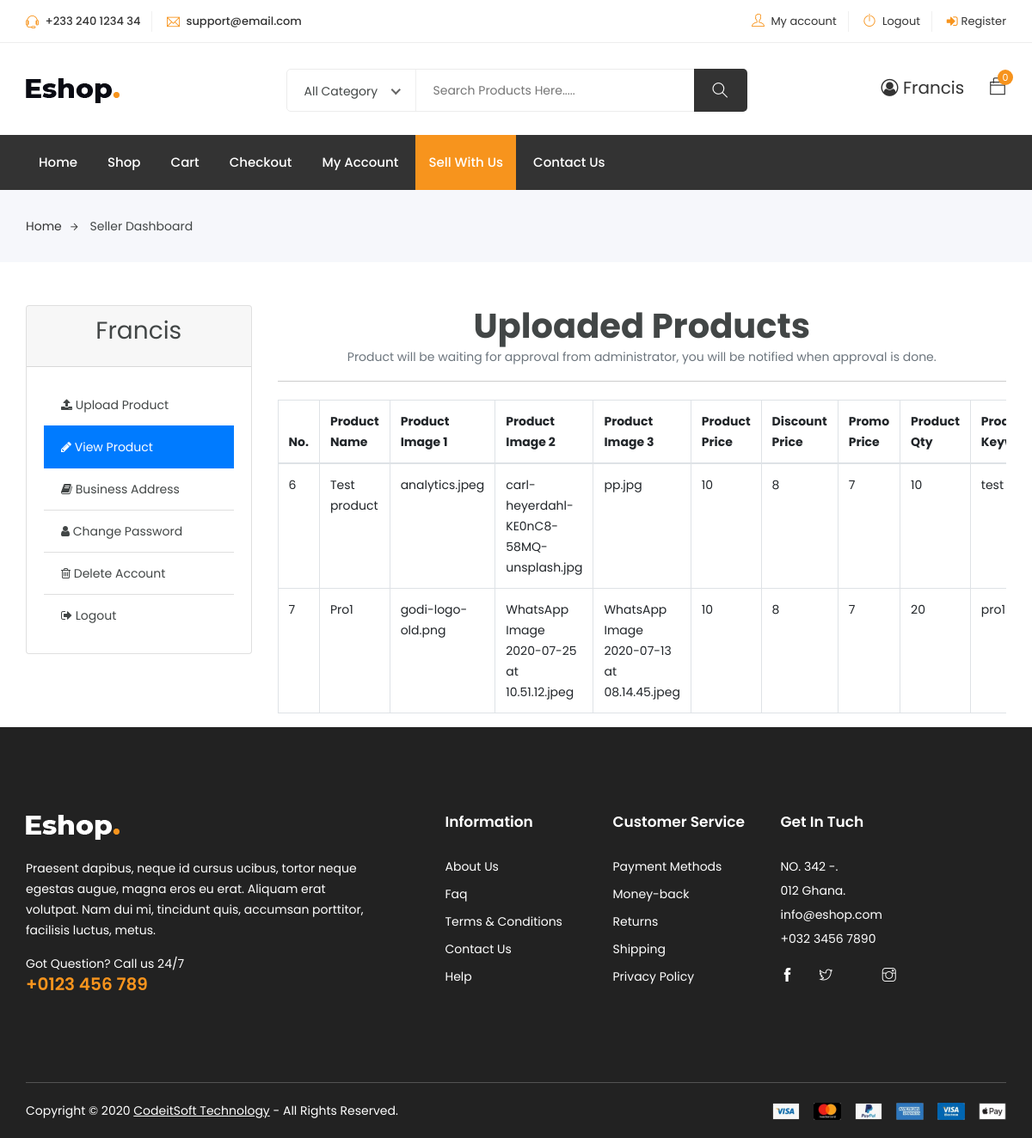
The app's page /seller_dashboard.php?view_product_uploads (signed in) with its own data.
### tables this page shows
CREATE TABLE `pending_approvals` (
  `pending_id` int(11) NOT NULL,
  `p_cat_id` int(11) NOT NULL,
  `cat_id` int(11) NOT NULL,
  `seller_id` int(11) NOT NULL,
  `date` timestamp NOT NULL DEFAULT CURRENT_TIMESTAMP ON UPDATE CURRENT_TIMESTAMP,
  `product_title` text NOT NULL,
  `product_img1` text NOT NULL,
  `product_img2` text NOT NULL,
  `product_img3` text NOT NULL,
  `product_price` int(100) NOT NULL,
  `discount_price` int(100) NOT NULL,
  `promo_price` int(100) NOT NULL,
  `product_qty` int(255) NOT NULL,
  `product_keywords` text NOT NULL,
  `product_status` varchar(50) NOT NULL,
  `product_specs` text NOT NULL,
  `product_desc` text NOT NULL,
  `approval_status` varchar(100) NOT NULL
);

### view_product_uploads.php (the view, shortened to what this page needs)
<center style="margin-top: 50px;">
	<h1>Uploaded Products</h1>
	<p class="text-muted">
		Product will be waiting for approval from administrator, you will be notified when approval is done.
	</p>
</center>
<hr>
<div class="table-responsive">
 <table id="example1" class="table table-bordered table-hover">
                <thead>
                <tr>
                  <th>No.</th>
                  <th>Product Name</th>
                  <th>Product Image 1</th>
                  <th>Product Image 2</th>
                  <th>Product Image 3</th>
                  <th>Product Price</th>
                  <th>Discount Price</th>
                  <th>Promo Price</th>
                  <th>Product Qty</th>
                  <th>Product Keywords</th>
                </tr>
                </thead>
                <tbody>
               <?php
               $customer_session = $_SESSION['customer_name'];
               $get_customer = "SELECT * FROM customers WHERE customer_name ='$customer_session'";
               $run_customer = mysqli_query($db, $get_customer);
               $row_customer = mysqli_fetch_array($run_customer);
               $customer_id = $row_customer['customer_id'];
              $get_approvals = "SELECT * FROM pending_approvals WHERE Seller_id = '$customer_id'";
              $run_approvals = mysqli_query($db, $get_approvals);
        while($row_approvals = mysqli_fetch_array($run_approvals))
        {
            $pending_id    = $row_approvals['pending_id'];
            $product_title = $row_approvals['product_title'];
            $product_img1  = $row_approvals['product_img1'];
            $product_img2  = $row_approvals['product_img2'];
            $product_img3  = $row_approvals['product_img3'];
            $product_price = $row_approvals['product_price'];
            $discount_price = $row_approvals['discount_price'];
            $promo_price    = $row_approvals['promo_price'];
            $product_qty    = $row_approvals['product_qty'];
            $product_keywords = $row_approvals['product_keywords'];
       ?>
      <tr>
        <td><?php echo $pending_id; ?></td>
        <td><?php echo $product_title; ?></td>
        <td><?php echo $product_img1; ?></td>
        <td><?php echo $product_img2; ?></td>
        <td><?php echo $product_img3; ?></td>
        <td><?php echo $product_price; ?></td>
        <td><?php echo $discount_price; ?></td>
        <td><?php echo $promo_price; ?></td>
        <td><?php echo $product_qty; ?></td>
        <td><?php echo $product_keywords; ?></td>
      </tr>
    <?php } ?>
      </tbody>
  </table>
</div>

### includes/shop_header.php (shortened to what this page needs)
<?php
 include("includes/db_conn.php");
 include("functions/functions.php");
 ?>
<!DOCTYPE html>
<html lang="en">
<head>
	<link rel="stylesheet" href="css/bootstrap.css">
	<link rel="stylesheet" type="text/css" href="css/bootstrap.min.css">
    <link rel="stylesheet" href="css/magnific-popup.min.css">
    <link rel="stylesheet" href="css/font-awesome.css">
	<link rel="stylesheet" href="css/jquery.fancybox.min.css">
    <link rel="stylesheet" href="css/themify-icons.css">
    <link rel="stylesheet" href="css/jquery-ui.css">
    <link rel="stylesheet" href="css/niceselect.css">
    <link rel="stylesheet" href="css/animate.css">
    <link rel="stylesheet" href="css/flex-slider.min.css">
    <link rel="stylesheet" href="css/owl-carousel.css">
    <link rel="stylesheet" href="css/slicknav.min.css">
	<link rel="stylesheet" href="css/reset.css">
	<link rel="stylesheet" href="style.css">
    <link rel="stylesheet" href="css/responsive.css">
</head>
<body class="js">
		<header class="header shop">
			<div class="topbar">
				<div class="container">
					<div class="row">
						<div class="col-lg-4 col-md-12 col-12">
							<div class="top-left">
								<ul class="list-main">
									<li><i class="ti-headphone-alt"></i> +233 240 1234 34</li>
								    <li><i class="ti-email"></i> support@email.com</li>
								</ul>
							</div>
						</div>
						<div class="col-lg-8 col-md-12 col-12">
							<div class="right-content">
								<ul class="list-main">
									<li><i class="ti-user"></i> <a href="customer/my_account.php">My account</a></li>
								    <li><i class="ti-power-off"></i><a href="checkout.php">
								<?php
								if(!isset($_SESSION['customer_name']))
								{
									echo "<a href='checkout.php'> Login </a>";
								}
								else
								{
									echo "<a href='logout.php'> Logout </a>";
								}
								?>
								      </a></li>
								      <li><i class="fa fa-sign-in"></i><a href="register.php">Register</a></li>
								</ul>
							</div>
						</div>
					</div>
				</div>
			</div>
			<div class="middle-inner">
				<div class="container">
					<div class="row">
						<div class="col-lg-2 col-md-2 col-12">
							<div class="logo">
								<a href="index.html"><img src="images/logo.png" alt="logo"></a>
							</div>
						</div>
						<div class="col-lg-8 col-md-7 col-12">
							<div class="search-bar-top">
								<div class="search-bar">
									<form>
										<input name="search" placeholder="Search Products Here....." type="search">
										<button class="btnn"><i class="ti-search"></i></button>
									</form>
								</div>
							</div>
						</div>
						<div class="col-lg-2 col-md-3 col-12">
							<div class="right-bar">
								<div class="sinlge-bar">
									<a href="#" class="single-icon">
							<?php
								if(!isset($_SESSION['customer_name']))
								{
									echo "<i class='fa fa-user-circle-o' aria-hidden='true'></i> Guest ";
								}
								else
								{
									echo "<i class='fa fa-user-circle-o' aria-hidden='true'></i> ".$_SESSION['customer_name']."";
								}
								?>
									</a>
								</div>
								<div class="sinlge-bar shopping">
									<a href="#" class="single-icon"><i class="ti-bag"></i> <span class="total-count"><?php items(); ?></span></a>
								</div>
							</div>
						</div>
					</div>
				</div>
			</div>
			<div class="header-inner">
				<div class="container">
					<div class="cat-nav-head">
						<div class="row">
							<div class="col-12">
								<div class="menu-area">
									<nav class="navbar navbar-expand-lg">
										<div class="navbar-collapse">
											<div class="nav-inner">
			<ul class="nav main-menu menu navbar-nav">
			<li class="<?php if($active =='Home') echo "active"; ?>"><a href="index.php">Home</a></li>
			<li class="<?php if($active =='Shop') echo "active"; ?>"><a href="shop.php">Shop</a></li>
			<li class="<?php if($active =='Cart') echo "active"; ?>"><a href="cart.php">Cart</a></li>
			<li class="<?php if($active =='Checkout') echo "active"; ?>"><a href="checkout.php">Checkout</a></li>
			<li class="<?php if($active =='Account') echo "active"; ?>">
				<?php
					if(!isset($_SESSION['customer_name']))
					{
						echo "<a href='checkout.php'>My Account </a>";
					}
					else
					{
						echo "<a href='customer/my_account.php?my_orders'>My Account</a>";
					}
				?>
			</li>
			<li class="<?php if($active=='Sell') echo "active"; ?>"><a href="sell_request.php">Sell With Us</a></li>
			<li class="<?php if($active=='Contact')echo "active"; ?>"><a href="contact.php">Contact Us</a></li>
												</ul>
											</div>
										</div>
									</nav>
								</div>
							</div>
						</div>
					</div>
				</div>
			</div>
		</header>

### functions/functions.php (shortened to what this page needs)
<?php
				include("includes/db_conn.php");
	function getRealIpUser()
	{
		switch(true)
		{
			default : return $_SERVER['REMOTE_ADDR'];
		}
	}
		function items()
		{
			global $db;
			$ip_add = getRealIpUser();
			$get_items ="SELECT * FROM cart WHERE ip_add ='$ip_add'";
			$run_items = mysqli_query($db, $get_items);
			$count = mysqli_num_rows($run_items);
		    echo $count;
		}
?>

### seller_dashboard.php (shortened to what this page needs)
<?php
    $active = 'Sell';
    include("includes/shop_header.php");
  ?>
    <div class="breadcrumbs">
      <div class="container">
        <div class="row">
          <div class="col-md-12">
            <div class="bread-inner">
              <ul class="bread-list">
                <li><a href="index.php">Home<i class="ti-arrow-right"></i></a></li>
                 <li>Seller Dashboard</li>
              </ul>
            </div>
          </div>
        </div>
      </div>
    </div>
    <div class="container">
    <div class="row">
    	<div class="col-md-3">
    		<?php include("sidebar.php"); ?>
    	</div>
    	<div class="col-md-9">
          <div class="box">
            <?php
            if(isset($_GET['view_product_uploads']))
            {
              include("view_product_uploads.php");
            }
            ?>
        </div>
        </div>
    </div>
</div>
<?php include("includes/shop_footer.php"); ?>

### sidebar.php
<div class="card" style="margin-top: 50px; margin-bottom: 50px;">
  <div class="card-header">
  	<h3 align="center" class="card-title">
  		<div class="sinlge-bar">
		<a href="#" class="single-icon">
			<?php
				if(!isset($_SESSION['customer_name']))
				{
				  echo "<script>document.location='sell.php'</script>";
				}
				else
				{
					echo $_SESSION['customer_name'];
				}
			?>
		</a>
	</div>
  	</h3>
  </div>
  <div class="card-body">
  	<ul class="list-group list-group-flush">
  		<li class="<?php if(isset($_GET['my_uploads'])){echo"active";} ?> list-group-item">
			<a href="seller_dashboard.php?my_uploads">
				<i class="fa fa-upload"></i> Upload Product
			</a>
         </li>
				<li class="<?php if(isset($_GET['view_product_uploads'])){echo"active";} ?> list-group-item">
						<a href="seller_dashboard.php?view_product_uploads">
				<i class="fa fa-pencil"></i> View Product
			</a>
		</li>
		<li class="<?php if(isset($_GET['address_book'])){echo"active";} ?> list-group-item">
			<a href="seller_dashboard.php?address_book">
				<i class="fa fa-book"></i> Business Address
			</a>
		</li>
		<li class="<?php if(isset($_GET['change_pass'])){echo"active";} ?> list-group-item">
			<a href="my_account.php?change_pass">
				<i class="fa fa-user"></i> Change Password
			</a>
		</li>
		<li class="<?php if(isset($_GET['delete_account'])){echo"active";} ?> list-group-item">
			<a href="my_account.php?delete_account">
				<i class="fa fa-trash-o"></i> Delete Account
			</a>
		</li>
		<li class="list-group-item">
			<a href="logout.php">
				<i class="fa fa-sign-out"></i> Logout
			</a>
		</li>
  	</ul>
  </div>
</div>

### includes/shop_footer.php (shortened to what this page needs)
		<footer class="footer">
			<div class="footer-top section">
				<div class="container">
					<div class="row">
						<div class="col-lg-5 col-md-6 col-12">
							<div class="single-footer about">
								<div class="logo">
									<a href="index.html"><img src="images/logo2.png" alt="#"></a>
								</div>
								<p class="text">Praesent dapibus, neque id cursus ucibus, tortor neque egestas augue,  magna eros eu erat. Aliquam erat volutpat. Nam dui mi, tincidunt quis, accumsan porttitor, facilisis luctus, metus.
								</p>
								<p class="call">Got Question? Call us 24/7<span><a href="tel:123456789">+0123 456 789</a></span></p>
							</div>
						</div>
						<div class="col-lg-2 col-md-6 col-12">
							<div class="single-footer links">
								<h4>Information</h4>
								<ul>
									<li><a href="#">About Us</a></li>
									<li><a href="#">Faq</a></li>
									<li><a href="#">Terms & Conditions</a></li>
									<li><a href="#">Contact Us</a></li>
									<li><a href="#">Help</a></li>
								</ul>
							</div>
						</div>
						<div class="col-lg-2 col-md-6 col-12">
							<div class="single-footer links">
								<h4>Customer Service</h4>
								<ul>
									<li><a href="#">Payment Methods</a></li>
									<li><a href="#">Money-back</a></li>
									<li><a href="#">Returns</a></li>
									<li><a href="#">Shipping</a></li>
									<li><a href="#">Privacy Policy</a></li>
								</ul>
							</div>
						</div>
						<div class="col-lg-3 col-md-6 col-12">
							<div class="single-footer social">
								<h4>Get In Tuch</h4>
								<div class="contact">
									<ul>
										<li>NO. 342 -.</li>
										<li>012 Ghana.</li>
										<li>info@eshop.com</li>
										<li>+032 3456 7890</li>
									</ul>
								</div>
								<ul>
									<li><a href="#"><i class="ti-facebook"></i></a></li>
									<li><a href="#"><i class="ti-twitter"></i></a></li>
									<li><a href="#"><i class="ti-instagram"></i></a></li>
								</ul>
							</div>
						</div>
					</div>
				</div>
			</div>
			<div class="copyright">
				<div class="container">
					<div class="inner">
						<div class="row">
							<div class="col-lg-6 col-12">
								<div class="left">
									<p>Copyright © 2020 <a href="#" target="_blank">CodeitSoft Technology</a>  -  All Rights Reserved.</p>
								</div>
							</div>
							<div class="col-lg-6 col-12">
								<div class="right">
									<img src="images/payments.png" alt="#">
								</div>
							</div>
						</div>
					</div>
				</div>
			</div>
		</footer>
</body>
</html>

### records on screen
pending_approvals: pending_id "6", product_title "Test product", product_img1 "analytics.jpeg", product_img2 "carl-heyerdahl-KE0nC8-58MQ-unsplash.jpg", product_img3 "pp.jpg", product_price "10", discount_price "8", promo_price "7", product_qty "10", product_keywords "test"
pending_approvals: pending_id "7", product_title "Pro1", product_img1 "godi-logo-old.png", product_img2 "WhatsApp Image 2020-07-25 at 10.51.12.jpeg", product_img3 "WhatsApp Image 2020-07-13 at 08.14.45.jpeg", product_price "10", discount_price "8", promo_price "7", product_qty "20", product_keywords "pro1"

### other values on screen
$_SESSION['customer_name'] "Francis"
$count "0"
